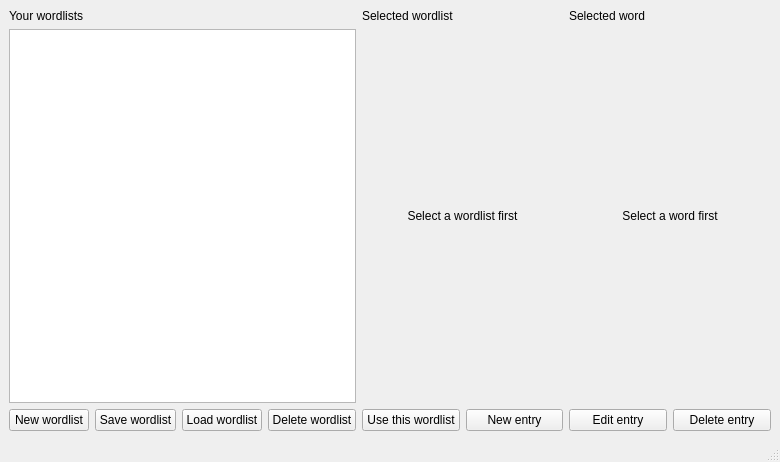
<?xml version="1.0" encoding="UTF-8"?>
<ui version="4.0">
 <class>MainWindow</class>
 <widget class="QMainWindow" name="MainWindow">
  <property name="geometry">
   <rect>
    <x>0</x>
    <y>0</y>
    <width>780</width>
    <height>462</height>
   </rect>
  </property>
  <property name="windowTitle">
   <string>MainWindow</string>
  </property>
  <widget class="QWidget" name="centralwidget">
   <layout class="QVBoxLayout" name="verticalLayout">
    <item>
     <layout class="QGridLayout" name="gridLayout">
      <item row="1" column="2">
       <widget class="QStackedWidget" name="word_pages">
        <property name="currentIndex">
         <number>0</number>
        </property>
        <widget class="QWidget" name="entry_not_selected">
         <layout class="QHBoxLayout" name="horizontalLayout_5">
          <item>
           <widget class="QLabel" name="entry_not_selected_label">
            <property name="text">
             <string>Select a word first</string>
            </property>
            <property name="alignment">
             <set>Qt::AlignCenter</set>
            </property>
           </widget>
          </item>
         </layout>
        </widget>
        <widget class="QWidget" name="entry_selected">
         <layout class="QHBoxLayout" name="horizontalLayout_7">
          <item>
           <widget class="QListWidget" name="entry"/>
          </item>
         </layout>
        </widget>
       </widget>
      </item>
      <item row="1" column="1">
       <widget class="QStackedWidget" name="wordlist_pages">
        <property name="currentIndex">
         <number>0</number>
        </property>
        <widget class="QWidget" name="wordlist_not_selected">
         <layout class="QHBoxLayout" name="horizontalLayout_4">
          <item>
           <widget class="QLabel" name="wordlist_not_selected_label">
            <property name="text">
             <string>Select a wordlist first</string>
            </property>
            <property name="alignment">
             <set>Qt::AlignCenter</set>
            </property>
           </widget>
          </item>
         </layout>
        </widget>
        <widget class="QWidget" name="wordlist_selected">
         <layout class="QHBoxLayout" name="horizontalLayout_6">
          <item>
           <widget class="QListWidget" name="wordlist"/>
          </item>
         </layout>
        </widget>
       </widget>
      </item>
      <item row="0" column="2">
       <widget class="QLabel" name="selected_entry_title">
        <property name="text">
         <string>Selected word</string>
        </property>
       </widget>
      </item>
      <item row="2" column="2">
       <layout class="QHBoxLayout" name="horizontalLayout_3">
        <item>
         <widget class="QPushButton" name="edit_entry_button">
          <property name="text">
           <string>Edit entry</string>
          </property>
         </widget>
        </item>
        <item>
         <widget class="QPushButton" name="delete_entry_button">
          <property name="text">
           <string>Delete entry</string>
          </property>
         </widget>
        </item>
       </layout>
      </item>
      <item row="1" column="0">
       <widget class="QListWidget" name="wordlists"/>
      </item>
      <item row="2" column="1">
       <layout class="QHBoxLayout" name="horizontalLayout_2">
        <item>
         <widget class="QPushButton" name="use_wordlist_button">
          <property name="text">
           <string>Use this wordlist</string>
          </property>
         </widget>
        </item>
        <item>
         <widget class="QPushButton" name="new_entry_button">
          <property name="text">
           <string>New entry</string>
          </property>
         </widget>
        </item>
       </layout>
      </item>
      <item row="0" column="0">
       <widget class="QLabel" name="wordlist_title">
        <property name="text">
         <string>Your wordlists</string>
        </property>
       </widget>
      </item>
      <item row="0" column="1">
       <widget class="QLabel" name="selected_wordlist_title">
        <property name="text">
         <string>Selected wordlist</string>
        </property>
       </widget>
      </item>
      <item row="2" column="0">
       <layout class="QHBoxLayout" name="horizontalLayout">
        <item>
         <widget class="QPushButton" name="new_wordlist_button">
          <property name="text">
           <string>New wordlist</string>
          </property>
         </widget>
        </item>
        <item>
         <widget class="QPushButton" name="save_wordlist_button">
          <property name="text">
           <string>Save wordlist</string>
          </property>
         </widget>
        </item>
        <item>
         <widget class="QPushButton" name="load_wordlist_button">
          <property name="text">
           <string>Load wordlist</string>
          </property>
         </widget>
        </item>
        <item>
         <widget class="QPushButton" name="delete_wordlist_button">
          <property name="text">
           <string>Delete wordlist</string>
          </property>
         </widget>
        </item>
       </layout>
      </item>
     </layout>
    </item>
   </layout>
  </widget>
  <widget class="QMenuBar" name="menubar">
   <property name="geometry">
    <rect>
     <x>0</x>
     <y>0</y>
     <width>780</width>
     <height>20</height>
    </rect>
   </property>
  </widget>
  <widget class="QStatusBar" name="statusbar"/>
 </widget>
 <resources/>
 <connections/>
</ui>
